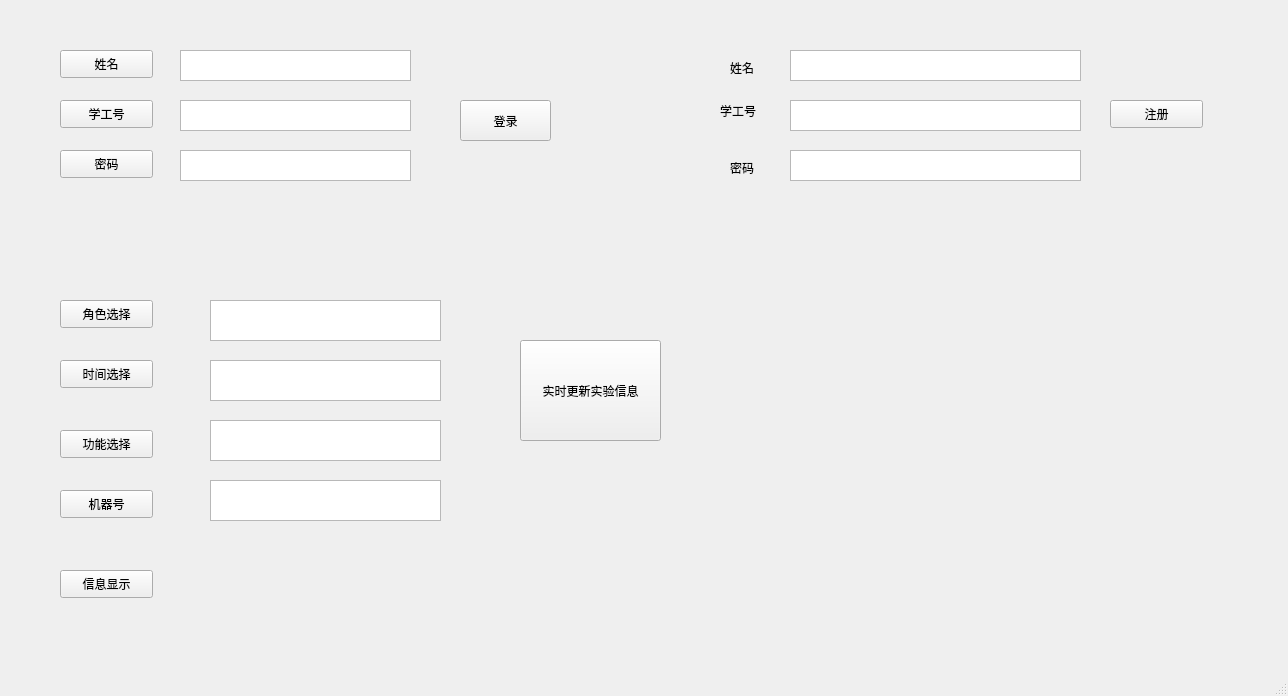
<?xml version="1.0" encoding="UTF-8"?>
<ui version="4.0">
 <class>MainWindow</class>
 <widget class="QMainWindow" name="MainWindow">
  <property name="geometry">
   <rect>
    <x>0</x>
    <y>0</y>
    <width>1288</width>
    <height>696</height>
   </rect>
  </property>
  <property name="windowTitle">
   <string>MainWindow</string>
  </property>
  <widget class="QWidget" name="centralwidget">
   <widget class="QTextEdit" name="charctorcotent">
    <property name="geometry">
     <rect>
      <x>210</x>
      <y>300</y>
      <width>231</width>
      <height>41</height>
     </rect>
    </property>
   </widget>
   <widget class="QTextEdit" name="timecontent">
    <property name="geometry">
     <rect>
      <x>210</x>
      <y>360</y>
      <width>231</width>
      <height>41</height>
     </rect>
    </property>
   </widget>
   <widget class="QTextEdit" name="functioncontent">
    <property name="geometry">
     <rect>
      <x>210</x>
      <y>420</y>
      <width>231</width>
      <height>41</height>
     </rect>
    </property>
   </widget>
   <widget class="QPushButton" name="character">
    <property name="geometry">
     <rect>
      <x>60</x>
      <y>300</y>
      <width>93</width>
      <height>28</height>
     </rect>
    </property>
    <property name="text">
     <string>角色选择</string>
    </property>
   </widget>
   <widget class="QPushButton" name="time">
    <property name="geometry">
     <rect>
      <x>60</x>
      <y>360</y>
      <width>93</width>
      <height>28</height>
     </rect>
    </property>
    <property name="text">
     <string>时间选择</string>
    </property>
   </widget>
   <widget class="QPushButton" name="function">
    <property name="geometry">
     <rect>
      <x>60</x>
      <y>430</y>
      <width>93</width>
      <height>28</height>
     </rect>
    </property>
    <property name="text">
     <string>功能选择</string>
    </property>
   </widget>
   <widget class="QLabel" name="informationshow">
    <property name="geometry">
     <rect>
      <x>200</x>
      <y>550</y>
      <width>271</width>
      <height>81</height>
     </rect>
    </property>
    <property name="text">
     <string/>
    </property>
   </widget>
   <widget class="QPushButton" name="pushButton_4">
    <property name="geometry">
     <rect>
      <x>60</x>
      <y>570</y>
      <width>93</width>
      <height>28</height>
     </rect>
    </property>
    <property name="text">
     <string>信息显示</string>
    </property>
   </widget>
   <widget class="QLabel" name="debug">
    <property name="geometry">
     <rect>
      <x>590</x>
      <y>350</y>
      <width>91</width>
      <height>51</height>
     </rect>
    </property>
    <property name="text">
     <string/>
    </property>
   </widget>
   <widget class="QTextEdit" name="machineinput">
    <property name="geometry">
     <rect>
      <x>210</x>
      <y>480</y>
      <width>231</width>
      <height>41</height>
     </rect>
    </property>
   </widget>
   <widget class="QPushButton" name="machine">
    <property name="geometry">
     <rect>
      <x>60</x>
      <y>490</y>
      <width>93</width>
      <height>28</height>
     </rect>
    </property>
    <property name="text">
     <string>机器号</string>
    </property>
   </widget>
   <widget class="QTextEdit" name="username">
    <property name="geometry">
     <rect>
      <x>180</x>
      <y>50</y>
      <width>231</width>
      <height>31</height>
     </rect>
    </property>
   </widget>
   <widget class="QTextEdit" name="usernumber">
    <property name="geometry">
     <rect>
      <x>180</x>
      <y>100</y>
      <width>231</width>
      <height>31</height>
     </rect>
    </property>
   </widget>
   <widget class="QLabel" name="label">
    <property name="geometry">
     <rect>
      <x>730</x>
      <y>60</y>
      <width>72</width>
      <height>15</height>
     </rect>
    </property>
    <property name="text">
     <string>姓名</string>
    </property>
   </widget>
   <widget class="QLabel" name="label_3">
    <property name="geometry">
     <rect>
      <x>720</x>
      <y>100</y>
      <width>72</width>
      <height>21</height>
     </rect>
    </property>
    <property name="text">
     <string>学工号</string>
    </property>
   </widget>
   <widget class="QPushButton" name="login">
    <property name="geometry">
     <rect>
      <x>460</x>
      <y>100</y>
      <width>91</width>
      <height>41</height>
     </rect>
    </property>
    <property name="text">
     <string>登录</string>
    </property>
   </widget>
   <widget class="QPushButton" name="register_2">
    <property name="geometry">
     <rect>
      <x>1110</x>
      <y>100</y>
      <width>93</width>
      <height>28</height>
     </rect>
    </property>
    <property name="text">
     <string>注册</string>
    </property>
   </widget>
   <widget class="QTextEdit" name="registername">
    <property name="geometry">
     <rect>
      <x>790</x>
      <y>50</y>
      <width>291</width>
      <height>31</height>
     </rect>
    </property>
   </widget>
   <widget class="QTextEdit" name="reisterID">
    <property name="geometry">
     <rect>
      <x>790</x>
      <y>100</y>
      <width>291</width>
      <height>31</height>
     </rect>
    </property>
   </widget>
   <widget class="QPushButton" name="pushButton_2">
    <property name="geometry">
     <rect>
      <x>60</x>
      <y>50</y>
      <width>93</width>
      <height>28</height>
     </rect>
    </property>
    <property name="text">
     <string>姓名</string>
    </property>
   </widget>
   <widget class="QPushButton" name="pushButton_3">
    <property name="geometry">
     <rect>
      <x>60</x>
      <y>100</y>
      <width>93</width>
      <height>28</height>
     </rect>
    </property>
    <property name="text">
     <string>学工号</string>
    </property>
   </widget>
   <widget class="QTextEdit" name="registerpassword">
    <property name="geometry">
     <rect>
      <x>790</x>
      <y>150</y>
      <width>291</width>
      <height>31</height>
     </rect>
    </property>
   </widget>
   <widget class="QPushButton" name="pushButton_5">
    <property name="geometry">
     <rect>
      <x>60</x>
      <y>150</y>
      <width>93</width>
      <height>28</height>
     </rect>
    </property>
    <property name="text">
     <string>密码</string>
    </property>
   </widget>
   <widget class="QTextEdit" name="password">
    <property name="geometry">
     <rect>
      <x>180</x>
      <y>150</y>
      <width>231</width>
      <height>31</height>
     </rect>
    </property>
   </widget>
   <widget class="QLabel" name="label_4">
    <property name="geometry">
     <rect>
      <x>730</x>
      <y>160</y>
      <width>72</width>
      <height>15</height>
     </rect>
    </property>
    <property name="text">
     <string>密码</string>
    </property>
   </widget>
   <widget class="QPushButton" name="bytime">
    <property name="geometry">
     <rect>
      <x>520</x>
      <y>340</y>
      <width>141</width>
      <height>101</height>
     </rect>
    </property>
    <property name="text">
     <string>实时更新实验信息</string>
    </property>
   </widget>
  </widget>
  <widget class="QMenuBar" name="menubar">
   <property name="geometry">
    <rect>
     <x>0</x>
     <y>0</y>
     <width>1288</width>
     <height>26</height>
    </rect>
   </property>
  </widget>
  <widget class="QStatusBar" name="statusbar"/>
 </widget>
 <resources/>
 <connections/>
</ui>
